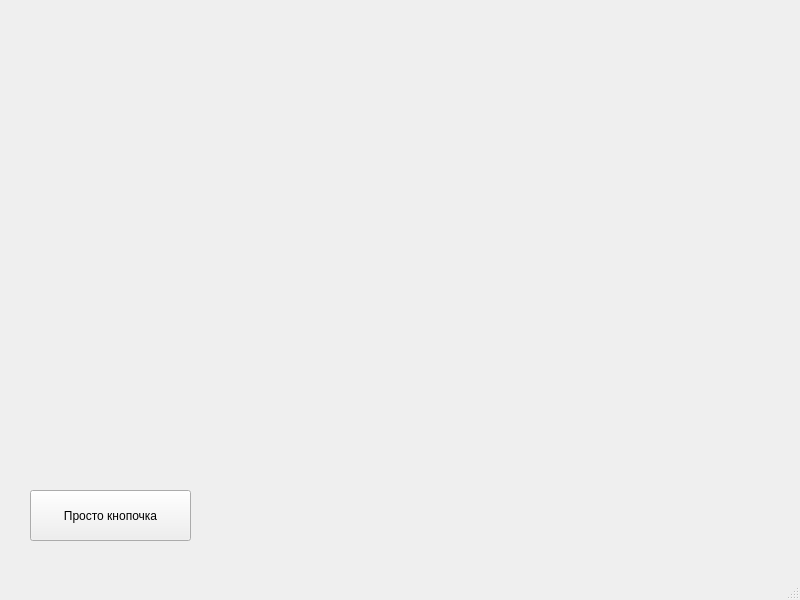
<?xml version="1.0" encoding="UTF-8"?>
<ui version="4.0">
 <class>MainWindow</class>
 <widget class="QMainWindow" name="MainWindow">
  <property name="geometry">
   <rect>
    <x>0</x>
    <y>0</y>
    <width>800</width>
    <height>600</height>
   </rect>
  </property>
  <property name="windowTitle">
   <string>MainWindow</string>
  </property>
  <widget class="QWidget" name="centralwidget">
   <widget class="QPushButton" name="pushButton">
    <property name="geometry">
     <rect>
      <x>30</x>
      <y>490</y>
      <width>161</width>
      <height>51</height>
     </rect>
    </property>
    <property name="text">
     <string>Просто кнопочка</string>
    </property>
   </widget>
  </widget>
  <widget class="QMenuBar" name="menubar">
   <property name="geometry">
    <rect>
     <x>0</x>
     <y>0</y>
     <width>800</width>
     <height>22</height>
    </rect>
   </property>
  </widget>
  <widget class="QStatusBar" name="statusbar"/>
 </widget>
 <resources/>
 <connections/>
</ui>
